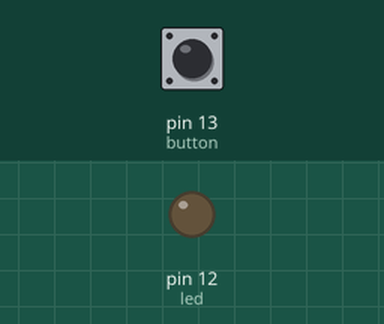
Bench run of a sketch on a simulated Arduino Uno, built with avr-gcc and run on an emulated ATmega328P. Parts: output pins drawn as LEDs (lit = HIGH). The inputs (shaded band) are chosen by the test bench; at power-on: pin 13 (button) LOW.

Above: at 1.2 s.
1.3 s: pin 13 (button) pulled HIGH for 0.15 s
At 1.37 s:
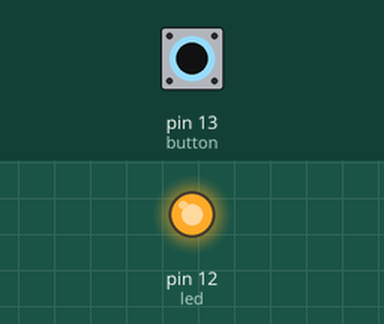
2.9 s: pin 13 (button) pulled HIGH for 3.2 s
At 6.6 s:
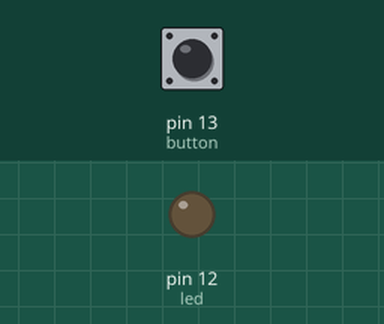
Timing chart, 0 to 8.1 s (numbered marks = the images above; inputs shaded):
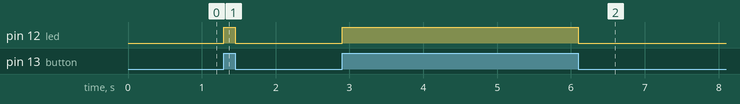

Measured:
- after the input at 1.3 s, pin 12 (led): LOW → HIGH at once, → LOW 0.15 s later
- after the input at 2.9 s, pin 12 (led): LOW → HIGH at once, → LOW 3.2 s later

The sketch:

button2.ino
```cpp
int led=12;
int button=13;
int sw;

void setup() {
  pinMode(led,OUTPUT);

pinMode(button,INPUT);

}

void loop() {
  // put your main code here, to run repeatedly:
  sw=digitalRead(13);
  if(sw==1)
  digitalWrite(led,HIGH);
else
digitalWrite(led,LOW);
}
```
